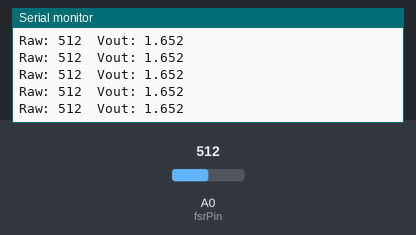
This sketch was run on a simulated Arduino Uno, built with avr-gcc and run on an emulated ATmega328P. On the bench: the last lines printed to the serial monitor. The test bench sets the inputs (shaded band); at power-on: A0 (fsrPin) = 512.

Above: at 1.2 s.
1.3 s: A0 (fsrPin) set to 716
At 1.32 s:
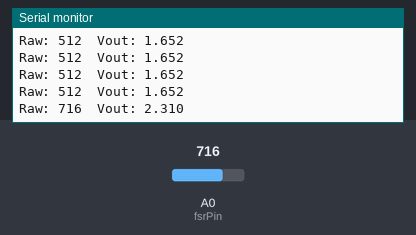
2.8 s: A0 (fsrPin) set to 900
At 2.83 s:
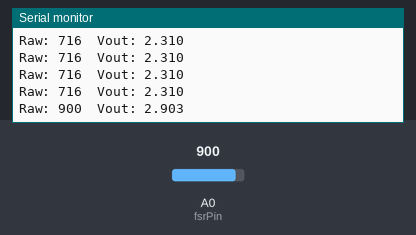
Timing chart, 0 to 5.8 s (numbered marks = the images above; inputs shaded):
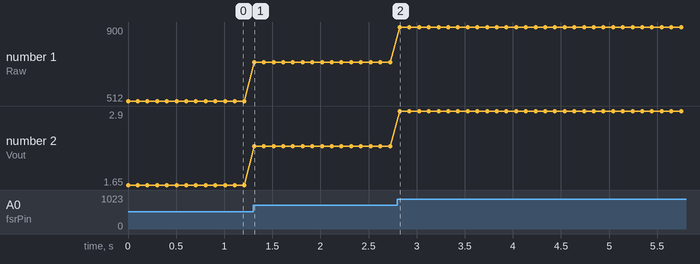

The sketch:

sketch_jun30b.ino
```cpp
const int fsrPin = A0;           // Analog input connected to op-amp output
const float Vcc = 3.3;           // Teensy ADC reference (typically 3.3 V)

void setup() {
  Serial.begin(9600);            // Start serial communication
}

void loop() {
  int raw = analogRead(fsrPin);                          // Read 10-bit ADC (0–1023)
  float Vout = raw * (Vcc / 1023.0);                     // Convert to volts
  Serial.print("Raw: ");
  Serial.print(raw);
  Serial.print("\tVout: ");
  Serial.println(Vout, 3);                               // Show voltage with 3 decimals
  delay(100);                                            // Small delay for readability
}
```

Measured:
- after the input at 1.3 s, the serial monitor: prints a new line at once (image 1)
- after the input at 2.8 s, the serial monitor: prints a new line at once (image 2)
- plotted number 1: 512 → 716 after the input at 1.3 s, 716 → 900 after the input at 2.8 s
- plotted number 2: 1.65 → 2.31 after the input at 1.3 s, 2.31 → 2.9 after the input at 2.8 s
